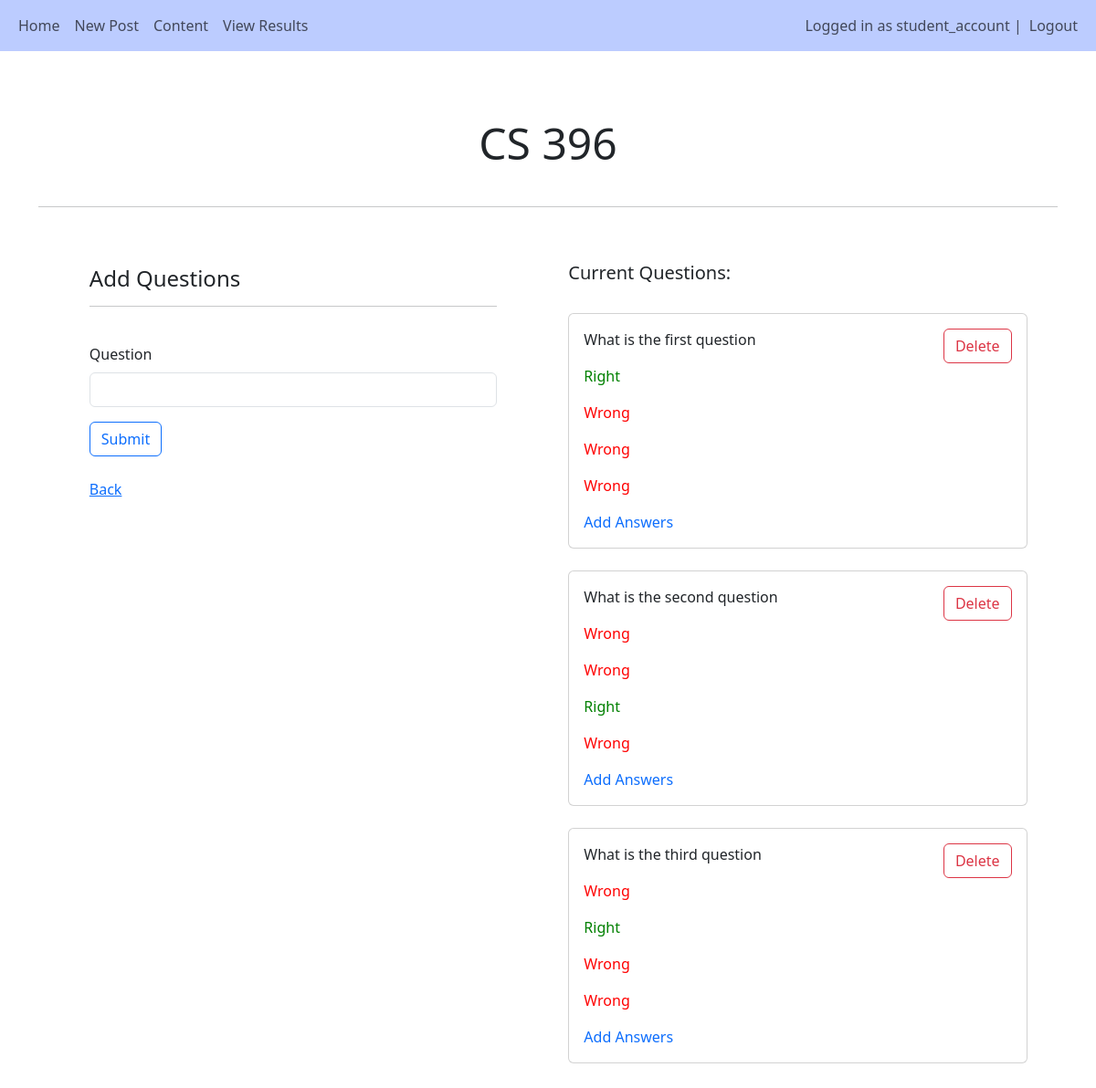
The app's page /home/question_setup/1 (signed in) with its own data.
### main/models.py (models this page shows, shortened)
class User(AbstractUser):
    is_teacher = models.BooleanField('Is teacher', default=False)
    is_student = models.BooleanField('Is student', default=False)

class Subject(models.Model):
    teacher = models.ForeignKey(User, null=True, on_delete=models.CASCADE)
    title = models.CharField(max_length=255)
    max_attempts = models.IntegerField(default=3)

class Question(models.Model):
    subject = models.ForeignKey(Subject, related_name="questions", on_delete=models.CASCADE)
    text = models.CharField('Question', max_length=255, blank=True)

class Answer(models.Model):
    question = models.ForeignKey(Question, related_name="answers", on_delete=models.CASCADE)
    text = models.CharField(max_length=255, null=True, blank=True)
    is_correct = models.BooleanField(null=True, blank=True)

### main/views.py (the view)
# urls.py: path('question_setup/<int:pk>', views.question_setup, name='question_setup'),
@login_required(login_url="/login")
def question_setup(request, pk):
    subject = Subject.objects.get(id=pk)
    questions = subject.questions.all()
    if request.method == 'POST' and 'submitform' in request.POST:
        form = QuestionForm(request.POST)
        if form.is_valid():
            question = form.save(commit=False)
            question.subject = subject
            question.save()
            return redirect('/answer_setup/' + str(question.id), {"form":form, "subject":subject, "questions":questions})
    elif request.method == 'POST' and 'question-id' in request.POST:
        question_id = request.POST.get("question-id")
        Question.objects.filter(id=question_id).delete()
        form = QuestionForm()
    else:
        form = QuestionForm()
    return render(request, 'main/subject/question_setup.html', {"form":form, "subject":subject, "questions":questions})

### main/forms.py
class QuestionForm(forms.ModelForm):
    class Meta:
        model = Question
        fields = ["text",]

### main/templates/main/subject/question_setup.html (shortened to what this page needs)
{% extends 'main/base.html'%}
{% load crispy_forms_tags %}
{% block content %}
<br><br>
    <div>
        <h4 style="width:50%; margin:auto; text-align:center" class="display-5">{{subject.title}}</h4><br><hr>
        <div style="float:left; width:40%; margin-left:5%">
            <br><br>
            <h4>Add Questions</h4>
            <hr><br>
            <form method='POST'>
                {{form|crispy}}
                <button type="sumbit" class="btn btn-outline-primary" name="submitform" >Submit</button>
            </form><br>
            <a href="{% url 'view_subjects' %}">Back</a>
        </div>
        <div style="float:right; width:45%; margin-top:20px; margin-right:3%"><br>
            <h5>Current Questions:</h5><br>
            {% for question in questions %}
            <div class="card">
                <div class="card-body">
                    <form method="POST">
                        <button type="submit" value={{question.id}} name="question-id" class="btn btn-outline-danger"  style="float:right">Delete</button>
                    </form>
                    <p>{{ question.text }}</p>
                    {% for answer in question.answers.all %}
                        {% if answer.is_correct %}
                        <p style="color:green">{{answer.text}}</p>
                        {% else %}
                        <p style="color:red">{{answer.text}}</p>
                        {% endif %}
                    {% endfor %}
                    <a href="{% url 'answer_setup' question.pk %}" class="link-primary link-offset-2 link-underline-opacity-0 link-underline-opacity-100-hover">Add Answers</a><br>
                </div>
            </div><br>
            {% empty %}
            <p>This subject currently has no questions...</p>
            {% endfor %}
            <br><br>
        </div>
    </div>
{% endblock %}

### main/templates/main/base.html (shortened to what this page needs)
<!DOCTYPE html>
<html lang="en">
<head>
    <link href="https://cdn.jsdelivr.net/npm/bootstrap@5.3.2/dist/css/bootstrap.min.css" rel="stylesheet">
    <link rel="stylesheet" href="https://cdnjs.cloudflare.com/ajax/libs/font-awesome/4.7.0/css/font-awesome.min.css">
</head>
<body>
    <nav class="navbar navbar-light navbar-expand-lg" style="background-color: #bcccff;">
        <div class="container-fluid">
            <div>
                <ul class="nav navbar-nav">
                    <li class="nav-item">
                        <a class="nav-link" href="/home">Home</a>
                    </li>
                    {% if user.is_teacher %}
                    <li class="nav-item">
                        <a class="nav-link" href="/create_post">Post Content</a>
                    </li>
                    <li class="nav-item">
                        <a class="nav-link" href="/subject_setup">New Subject</a>
                    </li>
                    <li class="nav-item">
                        <a class="nav-link" href="/view_subjects">View Subjects</a>
                    </li>
                    <li class="nav-item">
                        <a class="nav-link" href="/group_results">View Scores</a>
                    </li>
                    {% elif user.is_student %}
                    <li class="nav-item">
                        <a class="nav-link" href="/create_post">New Post</a>
                    </li>
                    <li class="nav-item">
                        <a class="nav-link" href="/content">Content</a>
                    </li>
                    <li class="nav-item">
                        <a class="nav-link" href="/ind_results">View Results</a>
                    </li>
                    {% endif %}
                </ul>
            </div>
            <div>
                <ul class="navbar-nav">
                    {% if user.is_authenticated %}
                    <span class="navbar-text">Logged in as {{user.username}} | </span>
                    <li class="nav-item">
                        <a class="nav-link" href="/logout">Logout</a>
                    </li>
                    {% else %}
                    <li class="nav-item">
                        <a class="nav-link" href="/login">Login</a>
                    </li>
                    {% endif %}
                </ul>
            </div>
        </div>
    </nav><br>
        <div class="container">
            {% block content %}
            {% endblock %}
        </div>
</body>
</html>

### records on screen
User: username "student_account"
Subject: title "CS 396"
Question: {{ question.id }} 1 (drawn), text "What is the first question"
Answer: text "Right"
Answer: text "Wrong"
Answer: text "Wrong"
Answer: text "Wrong"
Question: {{ question.id }} 2 (drawn), text "What is the second question"
Answer: text "Wrong"
Answer: text "Wrong"
Answer: text "Right"
Answer: text "Wrong"
Question: {{ question.id }} 3 (drawn), text "What is the third question"
Answer: text "Wrong"
Answer: text "Right"
Answer: text "Wrong"
Answer: text "Wrong"
